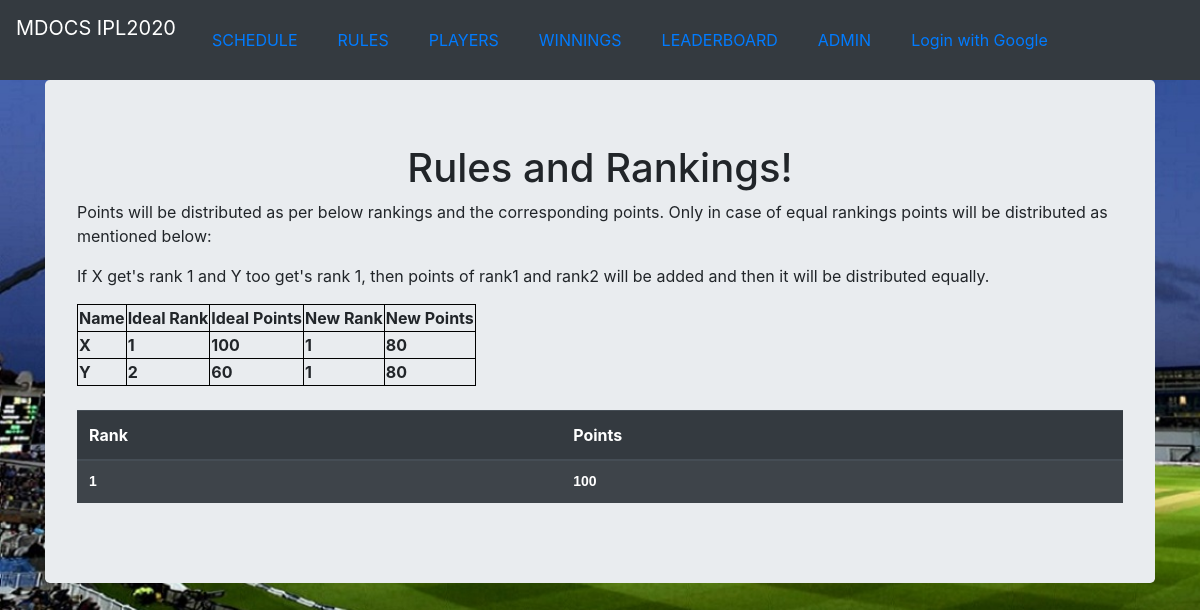
The page /rules/ on the database as committed earlier.
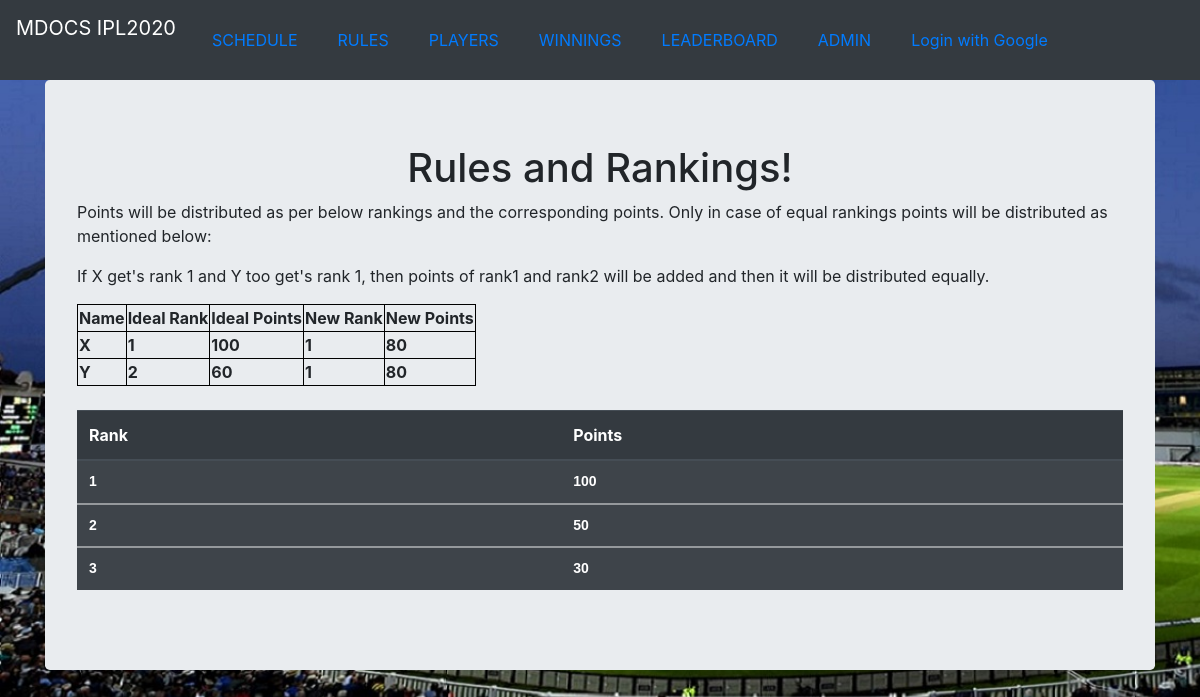
The same page on the database as committed later.
### score_app/models.py (models this page shows, shortened)
class Rankings(models.Model):
    rank = models.IntegerField()
    points = models.IntegerField()

### score_app/views.py (the view)
# urls.py: path('rules/', views.MatchRulesView.as_view(), name='rules'),
class MatchRulesView(ListView):
    context_object_name = 'match_rules'
    model = models.Rankings
    template_name = 'match_rules.html'

### templates/match_rules.html
{% extends "base.html" %}
{% block body_block %}
<div class="jumbotron">
    <h1 align="center"> Rules and Rankings!</h1>
    <p>Points will be distributed as per below rankings and the corresponding points. Only in case of equal rankings points will be distributed as
    mentioned below:</p>
    <p>If X get's rank 1 and Y too get's rank 1, then points of rank1 and rank2 will be added and then it will be distributed equally.</p>
        <table style="border-collapse: collapse; border: 1px solid black;" ><thead><tr> <th style="border: 1px solid black;">Name</th><th style="border: 1px solid black;">Ideal Rank</th><th style="border: 1px solid black;">Ideal Points</th><th style="border: 1px solid black;">New Rank</th><th style="border: 1px solid black;">New Points</th></tr>
        <tbody ><tr style="border: 1px solid black;"> <th style="border: 1px solid black;">X</th><th style="border: 1px solid black;">1 </th><th style="border: 1px solid black;">100</th><th style="border: 1px solid black;">1</th><th style="border: 1px solid black;"   >80</th></tbody>
        <tbody><tr> <th style="border: 1px solid black;">Y</th><th style="border: 1px solid black;" >2 </th><th style="border: 1px solid black;">60</th><th style="border: 1px solid black;">1</th><th style="border: 1px solid black;">80</th></tbody></table>
    <br>
  <div class="table-condensed">
  <table class="table  table-striped table-dark">
    <thead>
      <tr>
        <th>Rank</th>
        <th>Points</th>
      </tr>
    </thead>
      {% for data in match_rules %}
    <tbody>
      <tr style="font-family: 'Enriqueta', arial, serif; line-height: 1.25; margin: 0 0 10px; font-size: 14px; font-weight: bold;">
          <td >{{ data.rank }}</td>
          <td>{{ data.points }}</td>
      </tr>
    </tbody>
      {% endfor %}
  </table>
  </div>
</div>
{% endblock %}

Rows that differ between the two databases and show on the page:
added Rankings: rank "2", points "50"
added Rankings: rank "3", points "30"
